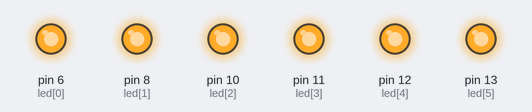
Simulated run of this sketch. Board: Arduino Uno, built with avr-gcc and run on an emulated ATmega328P. On the bench: output pins drawn as LEDs (lit = HIGH).

Above: at 0.2 s.
At 1.7 s:
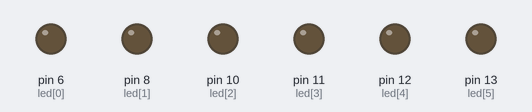
Timing chart, 0 to 3.0 s (numbered marks = the images above):
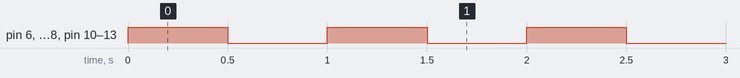

The sketch:

day2_ex1_relay.ino
```cpp
const int led[6] = {6,8,10,11,12,13};
bool state=true;

void setup() {
  for(int i=0; i<6; i++)
    pinMode(led[i], OUTPUT);
}

void loop() {
  for(int i=0; i<6; i++)
    digitalWrite(led[i], state);
  delay(500);
  state=!state;
}
```

Measured:
- by itself, pin 6 (led[0]), pin 8 (led[1]), pin 10 (led[2]), pin 11 (led[3]), pin 12 (led[4]), pin 13 (led[5]): alternates HIGH for 0.50 s and LOW for 0.50 s
